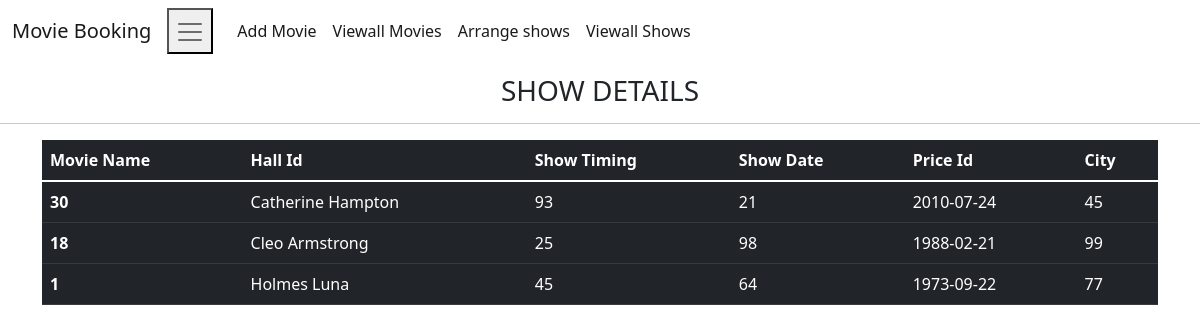
The app's page /viewallshows, older data.
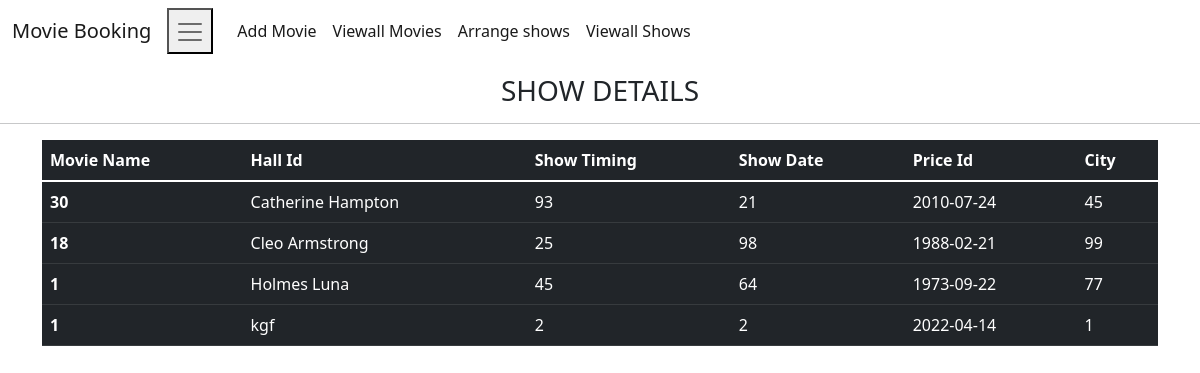
The same page, newer data.
### tables this page shows
CREATE TABLE SHOW(
                            SHOWID INTEGER PRIMARY KEY AUTOINCREMENT,
                            MOVIEID INTEGER,
                            MOVIENAME TEXT,
                            HALLID INTEGER,
                            TIME INTEGER,
                            DATE INTEGER,
                            PRICEID INTEGER,
                            CityName TEXT);

### main.py (the view)
@app.route("/viewallshows")
def viewAllShows():
    cur = conn.cursor()
    cur.execute("SELECT * FROM SHOW")
    res = cur.fetchall()
    return render_template("viewallshows.html", cinemass=res)

### templates/viewallshows.html
{% extends "base.html" %}
{% block content %}
<h3 style="text-align: center; margin-top: 1%;">SHOW DETAILS</h3>
<hr>
    <div class="container">
        <div class="row">
            <div class="col col-12 col-sm-12 col-md-12 col-lg-12 col-xl-12 col-xxl-12">
                <table class="table table-dark">
                    <thead>
                    <tr>
                        <th scope="col">Movie Name</th>
                        <th scope="col">Hall Id</th>
                        <th scope="col">Show Timing</th>
                        <th scope="col">Show Date</th>
                        <th scope="col">Price Id</th>
                        <th scope="col">City</th>
                    </tr>
                    </thead>
                    <tbody>
                    {% for i in cinemass %}
                    <tr>
                        <th scope="row">{{ i[1] }}</th>
                        <td>{{ i[2] }}</td>
                        <td>{{ i[3] }}</td>
                        <td>{{ i[4] }}</td>
                        <td>{{ i[5] }}</td>
                        <td>{{ i[6] }}</td>
                    </tr>
                    {% endfor %}
                    </tbody>
                </table>
            </div>
        </div>
    </div>
{% endblock %}

Row changes from the older to the newer data that the page shows:
added SHOW: MOVIEID "1", MOVIENAME "kgf", HALLID "2", TIME "2", DATE "2022-04-14", PRICEID "1"
